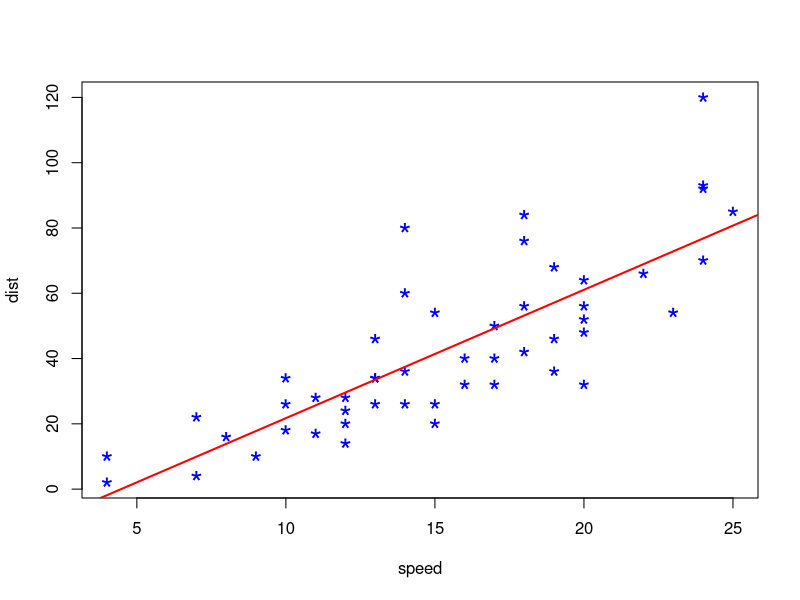
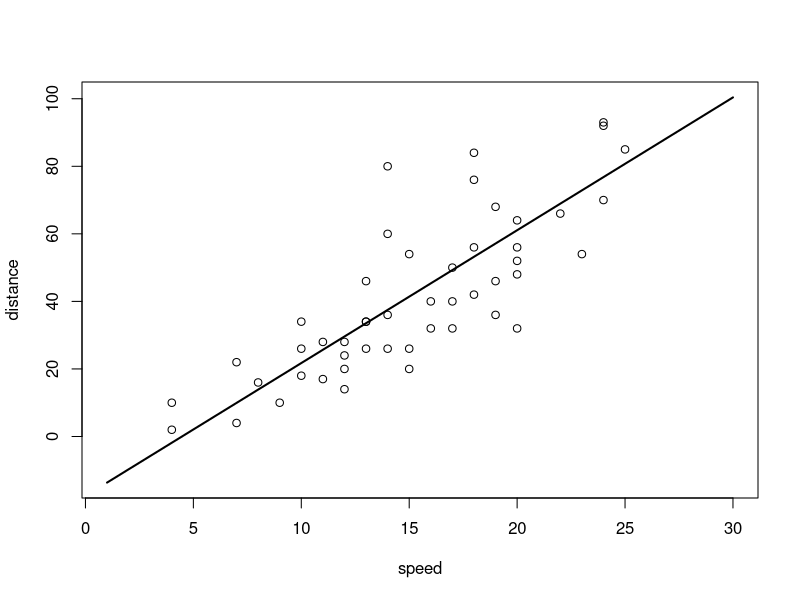
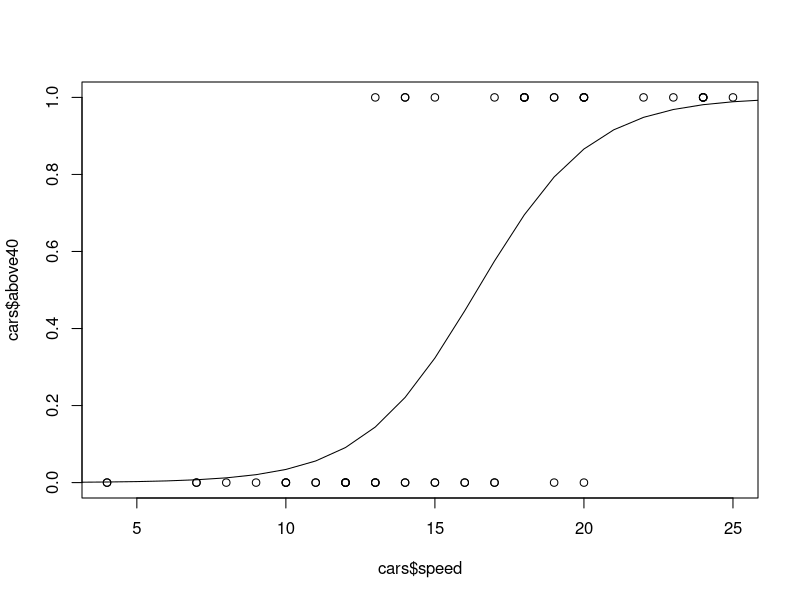

Recreate these plots in R, in order.
head(cars)
m <- lm(dist ~ speed, data=cars)
m

summary(m)
anova(m)
residuals(m)[1:10]
plot(cars, col='blue', pch='*', cex=2)
abline(m, col='red', lwd=2)




p <- predict(m, data.frame(speed=1:30))
p

plot(1:30, p, xlab='speed', ylab='distance', type='l', lwd=2)
points(cars)

cars$above40 <- cars$dist > 40
mlog <- glm(above40 ~ speed, data=cars, family='binomial')
mlog

p <- predict(mlog, data.frame(speed=1:30), type='response')
plot(cars$speed, cars$above40)
lines(1:30, p)